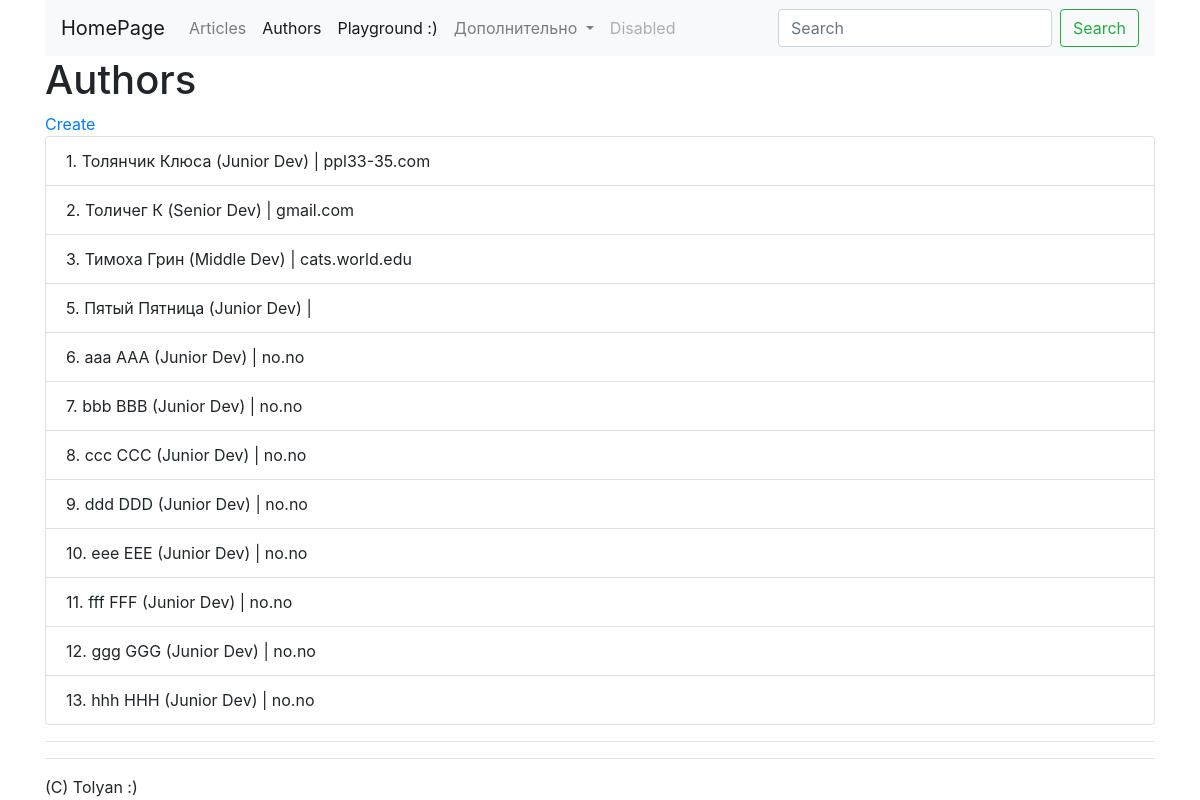
The app's page /authors/, older data.
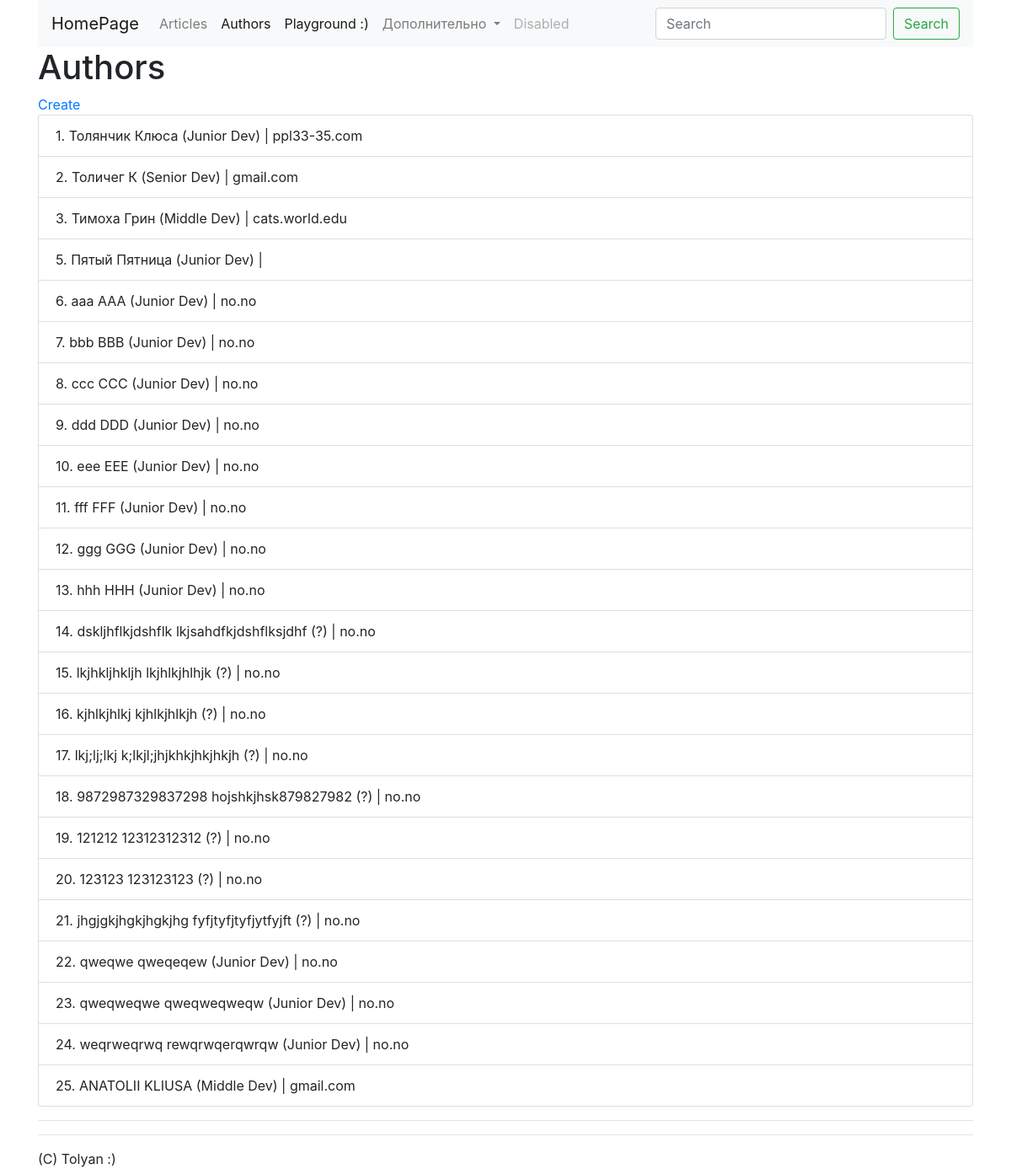
The same page, newer data.
### authors/models.py (models this page shows)
class Author(models.Model):
    objects = None
    class Meta:
        verbose_name = 'Аффтар'
        verbose_name_plural = 'Аффтары'
    LEVELS = (
        ('J', 'Junior Dev'),
        ('M', 'Middle Dev'),
        ('S', 'Senior Dev')
    )
    DICT_LEVELS = {
        x[0]: x[1] for x in LEVELS
    }
    first_name = models.CharField(max_length=50)
    last_name = models.CharField(max_length=50)
    email = models.EmailField(null=True, default='none@no.no', blank='')
    level = models.CharField(max_length=1, choices=LEVELS, default=LEVELS[0][0])
    def __str__(self):
        level_desc = self.DICT_LEVELS[self.level] if self.level else '?'
        return (
            f'{self.first_name} {self.last_name} ({level_desc})'
        )

### authors/views.py (the view)
# urls.py: path('', views.IndexView.as_view(), name='index'),
class IndexView(ListView):
    template_name = 'authors/index.html'
    model = Author
    context_object_name = 'authors'

### authors/templatetags/email_domain.py (called while the page is built)
@register.filter
@stringfilter
def cut_email_domain(value):
    if '@' in value:
        return value.partition('@')[2]
    else:
        return ''

### authors/templates/authors/index.html (shortened to what this page needs)
{% extends 'homepage/base.html' %}
{% load email_domain %}
{% block body %}
<h1>Authors</h1>
<a href="{% url 'authors:create' %}">Create</a>
<div>
    <ul class="list-group">
        {% for author in authors %}
            <li class="list-group-item">
                {{ author.id }}. {{ author }} | {{ author.email|cut_email_domain }}
            </li>
        {% endfor %}
    </ul>
    <hr>
</div>
{% endblock %}

Row changes from the older to the newer data that the page shows:
added Author: id "14", level+first_name+last_name "dskljhflkjdshflk lkjsahdfkjdshflksjdhf (?)", email "no.no"
added Author: id "15", level+first_name+last_name "lkjhkljhkljh lkjhlkjhlhjk (?)", email "no.no"
added Author: id "16", level+first_name+last_name "kjhlkjhlkj kjhlkjhlkjh (?)", email "no.no"
added Author: id "17", level+first_name+last_name "lkj;lj;lkj k;lkjl;jhjkhkjhkjhkjh (?)", email "no.no"
added Author: id "18", level+first_name+last_name "9872987329837298 hojshkjhsk879827982 (?)", email "no.no"
added Author: id "19", level+first_name+last_name "121212 12312312312 (?)", email "no.no"
added Author: id "20", level+first_name+last_name "123123 123123123 (?)", email "no.no"
added Author: id "21", level+first_name+last_name "jhgjgkjhgkjhgkjhg fyfjtyfjtyfjytfyjft (?)", email "no.no"
added Author: id "22", level+first_name+last_name "qweqwe qweqeqew (Junior Dev)", email "no.no"
added Author: id "23", level+first_name+last_name "qweqweqwe qweqweqweqw (Junior Dev)", email "no.no"
added Author: id "24", level+first_name+last_name "weqrweqrwq rewqrwqerqwrqw (Junior Dev)", email "no.no"
added Author: id "25", level+first_name+last_name "ANATOLII KLIUSA (Middle Dev)", email "gmail.com"
